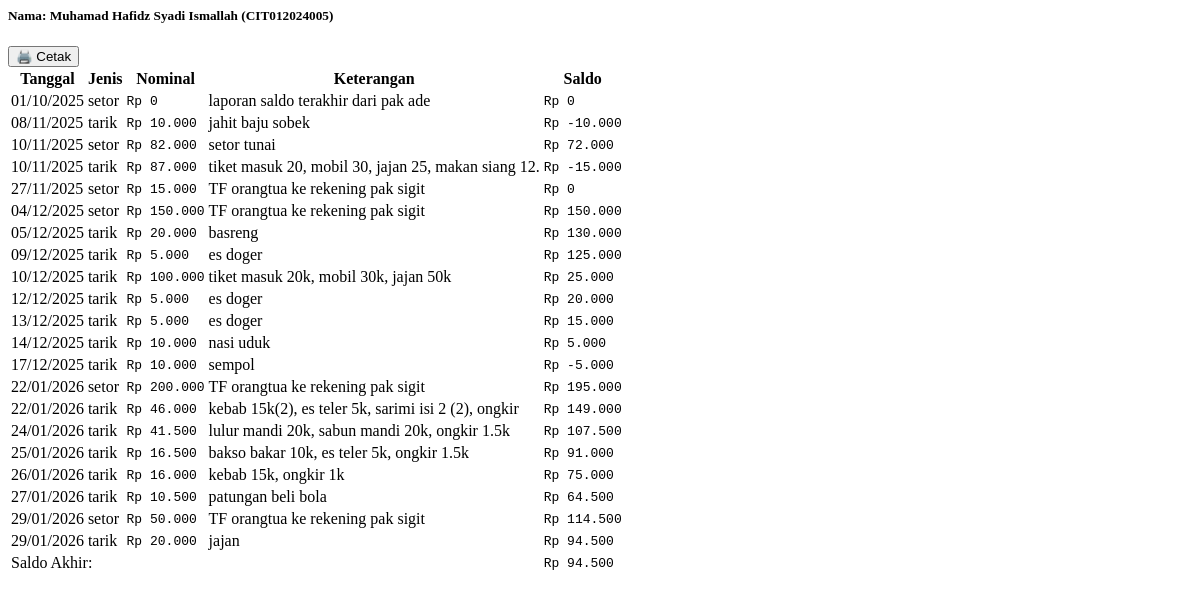
The app's page /riwayat_tabungan.php?nis=CIT012024005 with its own data.
### tables this page shows
CREATE TABLE `santri` (
  `id` int(11) NOT NULL,
  `nis` varchar(20) NOT NULL,
  `nama` varchar(100) DEFAULT NULL,
  `kelas` varchar(50) DEFAULT NULL
);

CREATE TABLE `tabungan` (
  `id` int(11) NOT NULL,
  `nis` varchar(20) DEFAULT NULL,
  `tanggal` date DEFAULT NULL,
  `jenis` enum('setor','tarik') DEFAULT NULL,
  `jumlah` decimal(12,2) DEFAULT NULL,
  `keterangan` text DEFAULT NULL
);

### riwayat_tabungan.php (the view, shortened to what this page needs)
<?php
include "koneksi.php";
$nis = $_GET['nis'];
$santri = mysqli_fetch_assoc(mysqli_query($koneksi, "SELECT nama FROM santri WHERE nis='$nis'"));
$q = mysqli_query($koneksi, "SELECT * FROM tabungan WHERE nis='$nis' ORDER BY tanggal ASC, id ASC");
$saldo = 0;
?>
<div class="d-flex justify-content-between align-items-center mb-3">
  <h5 class="text-success fw-bold mb-0">
    Nama: <?= htmlspecialchars($santri['nama']) ?> (<?= htmlspecialchars($nis) ?>)
  </h5>
  <button class="btn btn-success btn-sm" onclick="window.print()">
    🖨️ Cetak
  </button>
</div>
<div class="table-responsive">
  <table class="table table-bordered table-striped align-middle">
    <thead class="table-success text-center">
      <tr>
        <th>Tanggal</th>
        <th>Jenis</th>
        <th>Nominal</th>
        <th>Keterangan</th>
        <th>Saldo</th>
      </tr>
    </thead>
    <tbody>
      <?php while ($d = mysqli_fetch_assoc($q)): ?>
        <?php
          if ($d['jenis'] == 'setor') $saldo += $d['jumlah'];
          else if ($d['jenis'] == 'tarik') $saldo -= $d['jumlah'];
        ?>
        <tr>
          <td><?= date('d/m/Y', strtotime($d['tanggal'])) ?></td>
          <td class="text-capitalize text-center"><?= $d['jenis'] ?></td>
          <td>
            <div class="d-flex justify-content-between">
              <span>Rp</span>
              <span><?= number_format($d['jumlah'], 0, ',', '.') ?></span>
            </div>
          </td>
          <td><?= $d['keterangan'] ?: '-' ?></td>
          <td>
            <div class="d-flex justify-content-between text-success fw-semibold">
              <span>Rp</span>
              <span><?= number_format($saldo, 0, ',', '.') ?></span>
            </div>
          </td>
        </tr>
      <?php endwhile; ?>
    </tbody>
    <tfoot>
      <tr class="table-light fw-bold">
        <td colspan="4" class="text-end">Saldo Akhir:</td>
        <td>
          <div class="d-flex justify-content-between text-success">
            <span>Rp</span>
            <span><?= number_format($saldo, 0, ',', '.') ?></span>
          </div>
        </td>
      </tr>
    </tfoot>
  </table>
</div>

### riwayat_tabungan.php (style rules this page uses)
table td, table th { vertical-align: middle !important; }
table td div.d-flex { font-family: monospace; }

### records on screen
santri: nama "Muhamad Hafidz Syadi Ismallah"
tabungan: tanggal "01/10/2025", jenis "setor", jumlah "0", keterangan "laporan saldo terakhir dari pak ade", saldo "0"
tabungan: tanggal "08/11/2025", jenis "tarik", jumlah "10.000", keterangan "jahit baju sobek", saldo "-10.000"
tabungan: tanggal "10/11/2025", jenis "setor", jumlah "82.000", keterangan "setor tunai", saldo "72.000"
tabungan: tanggal "10/11/2025", jenis "tarik", jumlah "87.000", keterangan "tiket masuk 20, mobil 30, jajan 25, makan siang 12.", saldo "-15.000"
tabungan: tanggal "27/11/2025", jenis "setor", jumlah "15.000", keterangan "TF orangtua ke rekening pak sigit", saldo "0"
tabungan: tanggal "04/12/2025", jenis "setor", jumlah "150.000", keterangan "TF orangtua ke rekening pak sigit", saldo "150.000"
tabungan: tanggal "05/12/2025", jenis "tarik", jumlah "20.000", keterangan "basreng", saldo "130.000"
tabungan: tanggal "09/12/2025", jenis "tarik", jumlah "5.000", keterangan "es doger", saldo "125.000"
tabungan: tanggal "10/12/2025", jenis "tarik", jumlah "100.000", keterangan "tiket masuk 20k, mobil 30k, jajan 50k", saldo "25.000"
tabungan: tanggal "12/12/2025", jenis "tarik", jumlah "5.000", keterangan "es doger", saldo "20.000"
tabungan: tanggal "13/12/2025", jenis "tarik", jumlah "5.000", keterangan "es doger", saldo "15.000"
tabungan: tanggal "14/12/2025", jenis "tarik", jumlah "10.000", keterangan "nasi uduk", saldo "5.000"
tabungan: tanggal "17/12/2025", jenis "tarik", jumlah "10.000", keterangan "sempol", saldo "-5.000"
tabungan: tanggal "22/01/2026", jenis "setor", jumlah "200.000", keterangan "TF orangtua ke rekening pak sigit", saldo "195.000"
tabungan: tanggal "22/01/2026", jenis "tarik", jumlah "46.000", keterangan "kebab 15k(2), es teler 5k, sarimi isi 2 (2), ongkir", saldo "149.000"
tabungan: tanggal "24/01/2026", jenis "tarik", jumlah "41.500", keterangan "lulur mandi 20k, sabun mandi 20k, ongkir 1.5k", saldo "107.500"
tabungan: tanggal "25/01/2026", jenis "tarik", jumlah "16.500", keterangan "bakso bakar 10k, es teler 5k, ongkir 1.5k", saldo "91.000"
tabungan: tanggal "26/01/2026", jenis "tarik", jumlah "16.000", keterangan "kebab 15k, ongkir 1k", saldo "75.000"
tabungan: tanggal "27/01/2026", jenis "tarik", jumlah "10.500", keterangan "patungan beli bola", saldo "64.500"
tabungan: tanggal "29/01/2026", jenis "setor", jumlah "50.000", keterangan "TF orangtua ke rekening pak sigit", saldo "114.500"
tabungan: tanggal "29/01/2026", jenis "tarik", jumlah "20.000", keterangan "jajan", saldo "94.500"

### other values on screen
$nis "CIT012024005"
$saldo "94.500"
